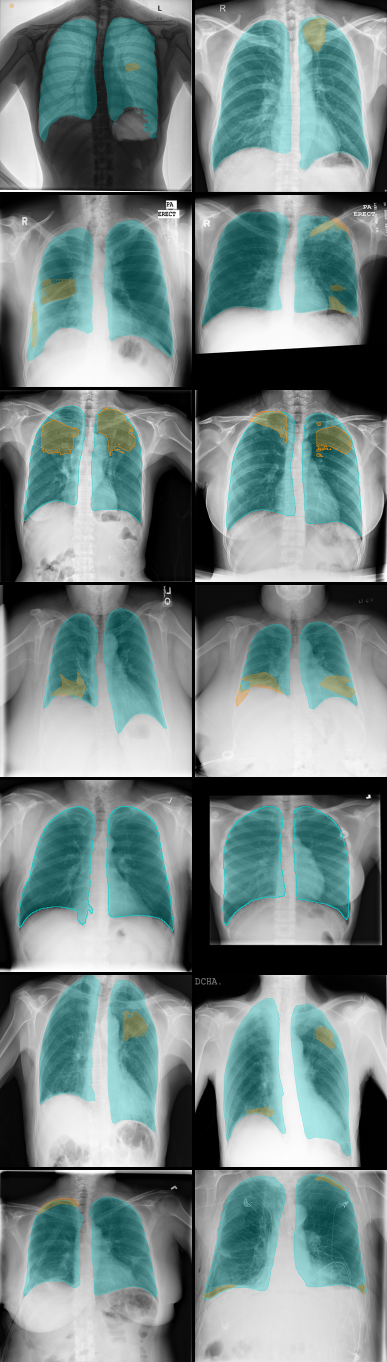
#> input picture sample_grid.png, 774 x 2724 px (shown at 1/2 size)
$ python -i cluster_and_sample.py   (imports and definitions only)
#> lines starting #> are read from the running program, lines starting #| are printed output that depends on the picture
"""Clusters reduce_and_detect.py's UMAP 2D embedding with HDBSCAN (density-
based, no cluster count to guess upfront, and it labels sparse regions as
noise instead of forcing them into a nearest cluster, the right behavior
for a QC pass where "doesn't belong anywhere" is itself real information).
Clustering runs on the 2D UMAP coordinates deliberately, unlike the
anomaly score in reduce_and_detect.py: here the goal is recovering the
visually-coherent groups already apparent in the scatter plot, which is
exactly what UMAP's projection is built to preserve locally.

For each cluster (and noise, labeled -1), samples up to --n-per-cluster
real images spread across the cluster (evenly spaced after sorting by
distance from the cluster's own centroid, not random, so the grid shows
the cluster's actual spread, not N near-duplicates from one corner of it)
and renders one grid image, source-tagged per tile, matching the QC style
already used elsewhere in this project (dark ground, images read best
that way).

Writes clusters.csv (id, source, cluster) and cluster_samples.png.
"""
from __future__ import annotations

import argparse
import csv
from pathlib import Path

import matplotlib.pyplot as plt
import numpy as np
from PIL import Image, ImageDraw
from sklearn.cluster import HDBSCAN

DEFAULT_OUT_ROOT = Path(r"C:\research\research-cxr-timika\output\timika50k_dataset\anomaly_detection")
DATA_ROOT = Path(r"E:\dataset\timika-50k\data")
SIXTEEN_BIT_MODES = {"I", "I;16", "I;16B", "I;16L", "I;16N"}
TILE = 220


def load_gray_thumb(path: Path, size: int = TILE) -> Image.Image:
#> called with path = '../../../sample_grid.png', size = 220
    img = Image.open(path)
#> img is the input picture: PIL image 774x2724 RGB; mean R, G, B 118.3, 135.4, 134.7
    if img.mode in SIXTEEN_BIT_MODES:
        a = np.array(img).astype(np.float32)
        lo, hi = a.min(), a.max()
        arr = np.zeros_like(a, dtype=np.uint8) if hi <= lo else ((a - lo) / (hi - lo) * 255).round().astype(np.uint8)
        img = Image.fromarray(arr)
    else:
        img = img.convert("L")
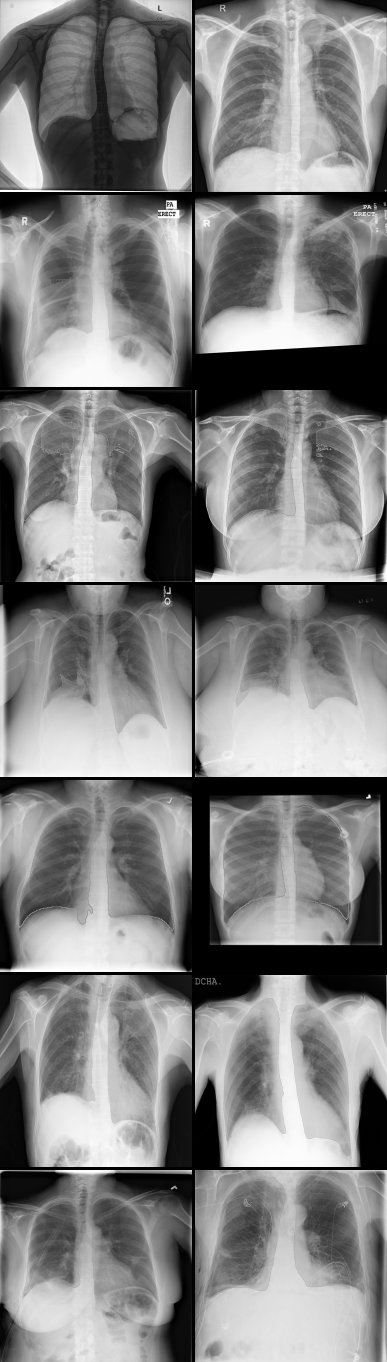
#> img: PIL image 774x2724 L (shown at 1/2 size); min 0, max 255, mean 130.1
    w, h = img.size
#> w = 774; h = 2724
    crop = min(w, h)
#> crop = 774
    img = img.crop(((w - crop) // 2, (h - crop) // 2, (w - crop) // 2 + crop, (h - crop) // 2 + crop))
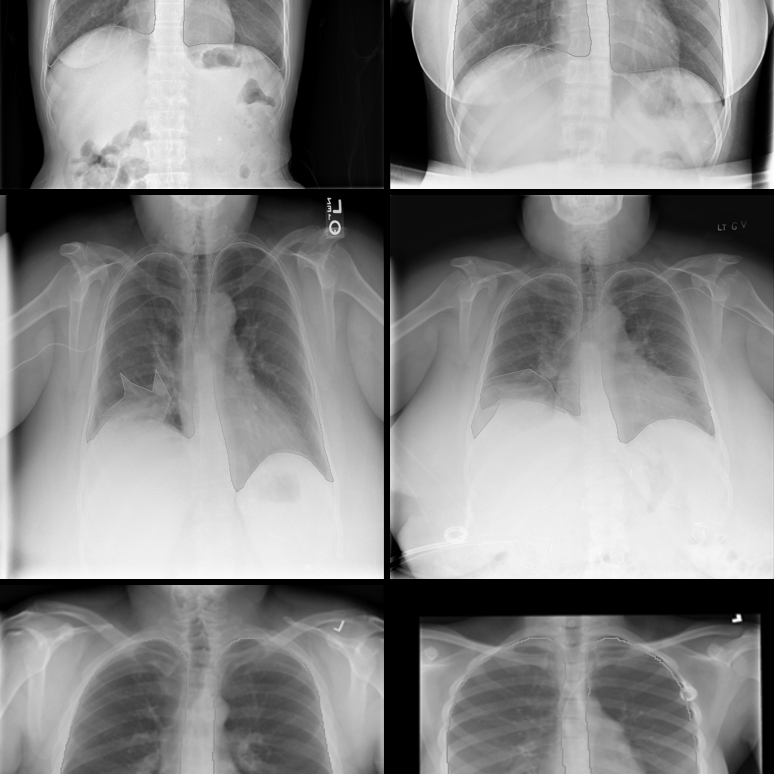
#> img: PIL image 774x774 L; min 0, max 255, mean 134.1
    return img.resize((size, size)).convert("RGB")


# [109 lines left out: function main, not called in this run]


# [2 lines not run here, left out]

>>> result = load_gray_thumb('../../../sample_grid.png')
